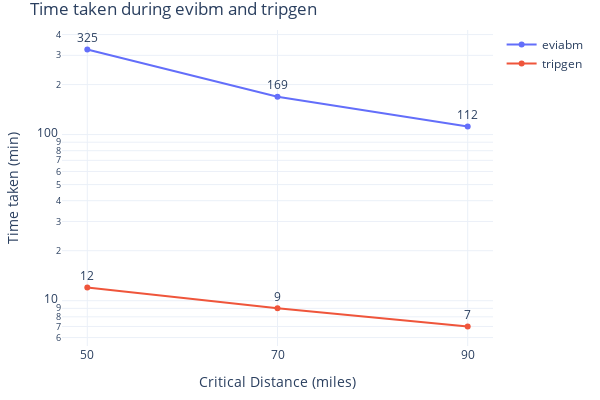

The notebook cell saved with this chart:
### Code cell
fig = go.Figure()
fig.add_trace(go.Scatter(x=comp_stats['param_value'], y=comp_stats['time_taken_eviabm'],
                    mode='lines+markers+text',
                    name='eviabm', text=comp_stats['time_taken_eviabm'],
                    textposition="top center"))
fig.add_trace(go.Scatter(x=comp_stats['param_value'], y=comp_stats['time_taken_tripgen'],
                         mode='lines+markers+text',
                         name='tripgen', text=comp_stats['time_taken_tripgen'],
                         textposition="top center"))
fig.update_xaxes(type='category')
fig.update_yaxes( type="log")
fig.update_layout(title="Time taken during evibm and tripgen",
                  yaxis_title="Time taken (min)", 
                  xaxis_title="Critical Distance (miles)", 
                  uniformtext_minsize=8, 
                  uniformtext_mode='hide', 
                  width=600, 
                  height=400, 
                  margin=dict(l=20, r=20, t=30, b=20),
                  template='plotly_white')
fig.show()

### Figure 1 — Plotly figure (JSON) as saved in the notebook; plotly's stock layout.template omitted (floating-point values rounded to 4 significant figures)
{"data": [{"mode": "lines+markers+text", "name": "eviabm", "text": [325, 169, 112], "textposition": "top center", "type": "scatter", "x": ["50", "70", "90"], "y": [325, 169, 112]}, {"mode": "lines+markers+text", "name": "tripgen", "text": [12, 9, 7], "textposition": "top center", "type": "scatter", "x": ["50", "70", "90"], "y": [12, 9, 7]}], "layout": {"height": 400, "margin": {"b": 20, "l": 20, "r": 20, "t": 30}, "title": {"text": "Time taken during evibm and tripgen"}, "uniformtext": {"minsize": 8, "mode": "hide"}, "width": 600, "xaxis": {"autorange": true, "range": [-0.1337, 2.134], "title": {"text": "Critical Distance (miles)"}, "type": "category"}, "yaxis": {"autorange": true, "range": [0.7274, 2.63], "title": {"text": "Time taken (min)"}, "type": "log"}}}
